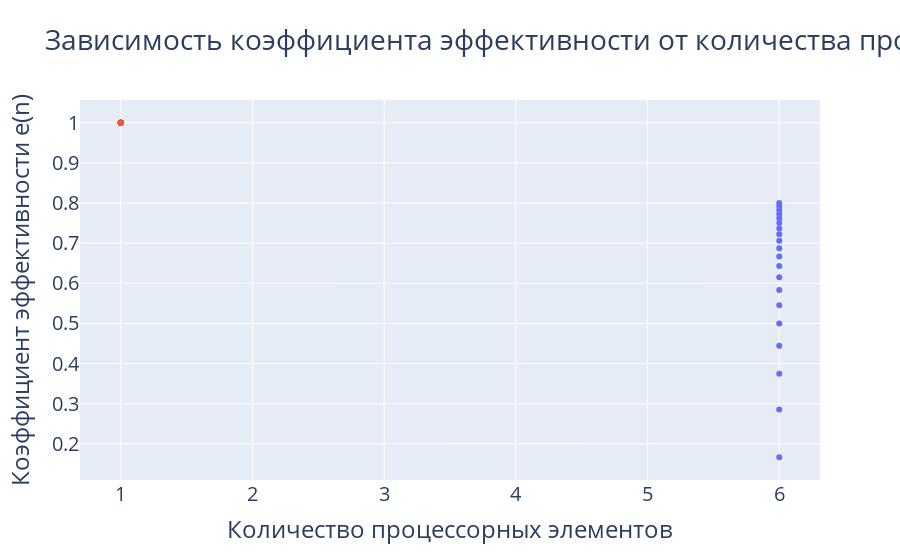

Notebook source saved alongside this figure:
### Code cell
# Efficency coefficient graphic (dependence on proceccing elems, the stupid one)
y_vector = []
y2_vector = []
for i in range(1, 200):
    vector_1 = [random.randint(0, 63) for _ in range(i)]
    vector_2 = [random.randint(0, 63) for _ in range(i)]
    seq_pipeline = ArithmeticPipeline(vector_1, vector_2, 1, 6)
    par_pipeline = ArithmeticPipeline(vector_1, vector_2, 6, 6)
    while seq_pipeline.is_busy:
        seq_pipeline.tact()
    while par_pipeline.is_busy:
        par_pipeline.tact()
    x_vector.append(i)
    y_vector.append(round(seq_pipeline.status['tacts_done'] / 
                          (par_pipeline.status['tacts_done'] * 6), 10))
    y2_vector.append(round(seq_pipeline.status['tacts_done'] / 
                           (seq_pipeline.status['tacts_done'] * 1), 10))
fig = go.Figure()
fig.add_trace(
    go.Scatter(x=[6] * 20, y=y_vector, mode='markers',
               text=[f'n = {6}; e(n) = {y}' for y in y_vector],
               textposition='bottom center',
               )
)
fig.add_trace(
    go.Scatter(x=[1] * 20, y=y2_vector, mode='markers',
               text=[f'n = {1}; e(n) = {y}' for y in y2_vector],
               textposition='bottom center',
               )
)
fig.update_layout(title_text='Зависимость коэффициента эффективности от количества процессорных элементов',
                  font=dict(size=20), showlegend=False)
fig.update_xaxes(title_text='Количество процессорных элементов')
fig.update_yaxes(title_text='Коэффициент эффективности e(n)')
fig.show(width=1280, height=1280, autosize=False)

### Figure 1 — Plotly figure (JSON) as saved in the notebook; plotly's stock layout.template omitted (floating-point values rounded to 4 significant figures; data arrays with more than 128 entries replaced by an {"elided": "..."} marker saying what was removed)
{"data": [{"mode": "markers", "text": {"elided": "199 str values"}, "textposition": "bottom center", "type": "scatter", "x": [6, 6, 6, 6, 6, 6, 6, 6, 6, 6, 6, 6, 6, 6, 6, 6, 6, 6, 6, 6], "y": {"elided": "199 float values"}}, {"mode": "markers", "text": {"elided": "199 str values"}, "textposition": "bottom center", "type": "scatter", "x": [1, 1, 1, 1, 1, 1, 1, 1, 1, 1, 1, 1, 1, 1, 1, 1, 1, 1, 1, 1], "y": {"elided": "199 int values"}}], "layout": {"font": {"size": 20}, "showlegend": false, "title": {"text": "Зависимость коэффициента эффективности от количества процессорных элементов"}, "xaxis": {"title": {"text": "Количество процессорных элементов"}}, "yaxis": {"title": {"text": "Коэффициент эффективности e(n)"}}}}
